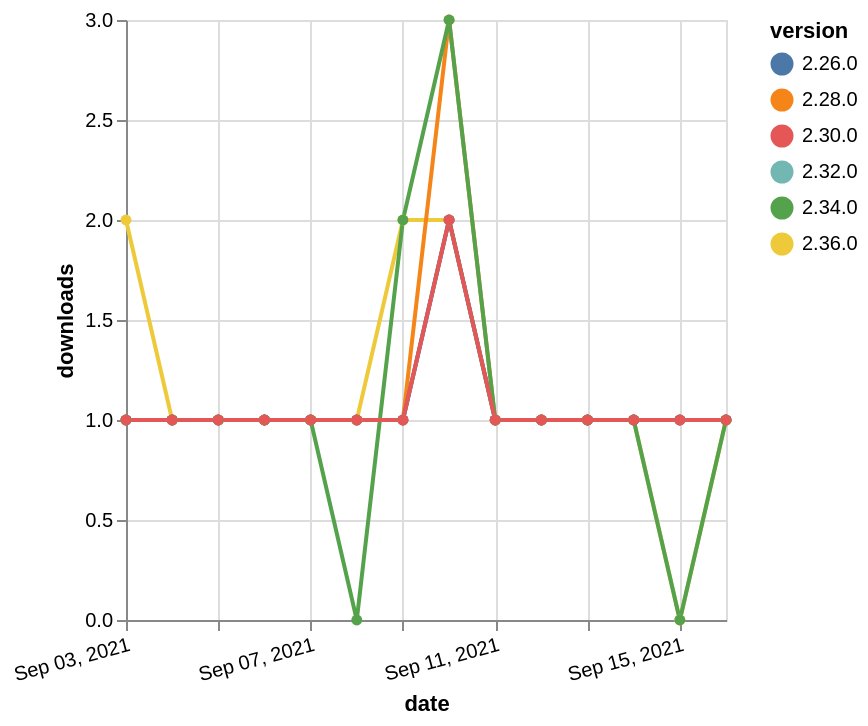

Source (Vega-Lite JSON):
### Vega-Lite specification from a JSON file in a GitHub repository (floating-point values rounded to 4 significant figures)
{"$schema": "https://vega.github.io/schema/vega-lite/v5.json", "description": "A simple bar chart with embedded data.", "data": {"values": [{"date": "2021-09-03", "total": 124, "delta": 2, "version": "2.36.0"}, {"date": "2021-09-04", "total": 125, "delta": 1, "version": "2.36.0"}, {"date": "2021-09-05", "total": 126, "delta": 1, "version": "2.36.0"}, {"date": "2021-09-06", "total": 127, "delta": 1, "version": "2.36.0"}, {"date": "2021-09-07", "total": 128, "delta": 1, "version": "2.36.0"}, {"date": "2021-09-08", "total": 129, "delta": 1, "version": "2.36.0"}, {"date": "2021-09-09", "total": 131, "delta": 2, "version": "2.36.0"}, {"date": "2021-09-10", "total": 133, "delta": 2, "version": "2.36.0"}, {"date": "2021-09-11", "total": 134, "delta": 1, "version": "2.36.0"}, {"date": "2021-09-12", "total": 135, "delta": 1, "version": "2.36.0"}, {"date": "2021-09-13", "total": 136, "delta": 1, "version": "2.36.0"}, {"date": "2021-09-14", "total": 137, "delta": 1, "version": "2.36.0"}, {"date": "2021-09-15", "total": 137, "delta": 0, "version": "2.36.0"}, {"date": "2021-09-16", "total": 138, "delta": 1, "version": "2.36.0"}, {"date": "2021-09-03", "total": 162, "delta": 1, "version": "2.32.0"}, {"date": "2021-09-04", "total": 163, "delta": 1, "version": "2.32.0"}, {"date": "2021-09-05", "total": 164, "delta": 1, "version": "2.32.0"}, {"date": "2021-09-06", "total": 165, "delta": 1, "version": "2.32.0"}, {"date": "2021-09-07", "total": 166, "delta": 1, "version": "2.32.0"}, {"date": "2021-09-08", "total": 167, "delta": 1, "version": "2.32.0"}, {"date": "2021-09-09", "total": 168, "delta": 1, "version": "2.32.0"}, {"date": "2021-09-10", "total": 170, "delta": 2, "version": "2.32.0"}, {"date": "2021-09-11", "total": 171, "delta": 1, "version": "2.32.0"}, {"date": "2021-09-12", "total": 172, "delta": 1, "version": "2.32.0"}, {"date": "2021-09-13", "total": 173, "delta": 1, "version": "2.32.0"}, {"date": "2021-09-14", "total": 174, "delta": 1, "version": "2.32.0"}, {"date": "2021-09-15", "total": 175, "delta": 1, "version": "2.32.0"}, {"date": "2021-09-16", "total": 176, "delta": 1, "version": "2.32.0"}, {"date": "2021-09-03", "total": 336, "delta": 1, "version": "2.28.0"}, {"date": "2021-09-04", "total": 337, "delta": 1, "version": "2.28.0"}, {"date": "2021-09-05", "total": 338, "delta": 1, "version": "2.28.0"}, {"date": "2021-09-06", "total": 339, "delta": 1, "version": "2.28.0"}, {"date": "2021-09-07", "total": 340, "delta": 1, "version": "2.28.0"}, {"date": "2021-09-08", "total": 341, "delta": 1, "version": "2.28.0"}, {"date": "2021-09-09", "total": 342, "delta": 1, "version": "2.28.0"}, {"date": "2021-09-10", "total": 345, "delta": 3, "version": "2.28.0"}, {"date": "2021-09-11", "total": 346, "delta": 1, "version": "2.28.0"}, {"date": "2021-09-12", "total": 347, "delta": 1, "version": "2.28.0"}, {"date": "2021-09-13", "total": 348, "delta": 1, "version": "2.28.0"}, {"date": "2021-09-14", "total": 349, "delta": 1, "version": "2.28.0"}, {"date": "2021-09-15", "total": 350, "delta": 1, "version": "2.28.0"}, {"date": "2021-09-16", "total": 351, "delta": 1, "version": "2.28.0"}, {"date": "2021-09-03", "total": 247, "delta": 1, "version": "2.26.0"}, {"date": "2021-09-04", "total": 248, "delta": 1, "version": "2.26.0"}, {"date": "2021-09-05", "total": 249, "delta": 1, "version": "2.26.0"}, {"date": "2021-09-06", "total": 250, "delta": 1, "version": "2.26.0"}, {"date": "2021-09-07", "total": 251, "delta": 1, "version": "2.26.0"}, {"date": "2021-09-08", "total": 252, "delta": 1, "version": "2.26.0"}, {"date": "2021-09-09", "total": 253, "delta": 1, "version": "2.26.0"}, {"date": "2021-09-10", "total": 255, "delta": 2, "version": "2.26.0"}, {"date": "2021-09-11", "total": 256, "delta": 1, "version": "2.26.0"}, {"date": "2021-09-12", "total": 257, "delta": 1, "version": "2.26.0"}, {"date": "2021-09-13", "total": 258, "delta": 1, "version": "2.26.0"}, {"date": "2021-09-14", "total": 259, "delta": 1, "version": "2.26.0"}, {"date": "2021-09-15", "total": 260, "delta": 1, "version": "2.26.0"}, {"date": "2021-09-16", "total": 261, "delta": 1, "version": "2.26.0"}, {"date": "2021-09-03", "total": 183, "delta": 1, "version": "2.34.0"}, {"date": "2021-09-04", "total": 184, "delta": 1, "version": "2.34.0"}, {"date": "2021-09-05", "total": 185, "delta": 1, "version": "2.34.0"}, {"date": "2021-09-06", "total": 186, "delta": 1, "version": "2.34.0"}, {"date": "2021-09-07", "total": 187, "delta": 1, "version": "2.34.0"}, {"date": "2021-09-08", "total": 187, "delta": 0, "version": "2.34.0"}, {"date": "2021-09-09", "total": 189, "delta": 2, "version": "2.34.0"}, {"date": "2021-09-10", "total": 192, "delta": 3, "version": "2.34.0"}, {"date": "2021-09-11", "total": 193, "delta": 1, "version": "2.34.0"}, {"date": "2021-09-12", "total": 194, "delta": 1, "version": "2.34.0"}, {"date": "2021-09-13", "total": 195, "delta": 1, "version": "2.34.0"}, {"date": "2021-09-14", "total": 196, "delta": 1, "version": "2.34.0"}, {"date": "2021-09-15", "total": 196, "delta": 0, "version": "2.34.0"}, {"date": "2021-09-16", "total": 197, "delta": 1, "version": "2.34.0"}, {"date": "2021-09-03", "total": 182, "delta": 1, "version": "2.30.0"}, {"date": "2021-09-04", "total": 183, "delta": 1, "version": "2.30.0"}, {"date": "2021-09-05", "total": 184, "delta": 1, "version": "2.30.0"}, {"date": "2021-09-06", "total": 185, "delta": 1, "version": "2.30.0"}, {"date": "2021-09-07", "total": 186, "delta": 1, "version": "2.30.0"}, {"date": "2021-09-08", "total": 187, "delta": 1, "version": "2.30.0"}, {"date": "2021-09-09", "total": 188, "delta": 1, "version": "2.30.0"}, {"date": "2021-09-10", "total": 190, "delta": 2, "version": "2.30.0"}, {"date": "2021-09-11", "total": 191, "delta": 1, "version": "2.30.0"}, {"date": "2021-09-12", "total": 192, "delta": 1, "version": "2.30.0"}, {"date": "2021-09-13", "total": 193, "delta": 1, "version": "2.30.0"}, {"date": "2021-09-14", "total": 194, "delta": 1, "version": "2.30.0"}, {"date": "2021-09-15", "total": 195, "delta": 1, "version": "2.30.0"}, {"date": "2021-09-16", "total": 196, "delta": 1, "version": "2.30.0"}]}, "width": "container", "mark": {"type": "line", "point": {"filled": true}}, "encoding": {"x": {"field": "date", "type": "temporal", "timeUnit": "yearmonthdate", "title": "date", "axis": {"labelAngle": -15}}, "y": {"field": "delta", "type": "quantitative", "title": "downloads"}, "color": {"field": "version", "type": "nominal"}, "tooltip": {"field": "delta"}}}
